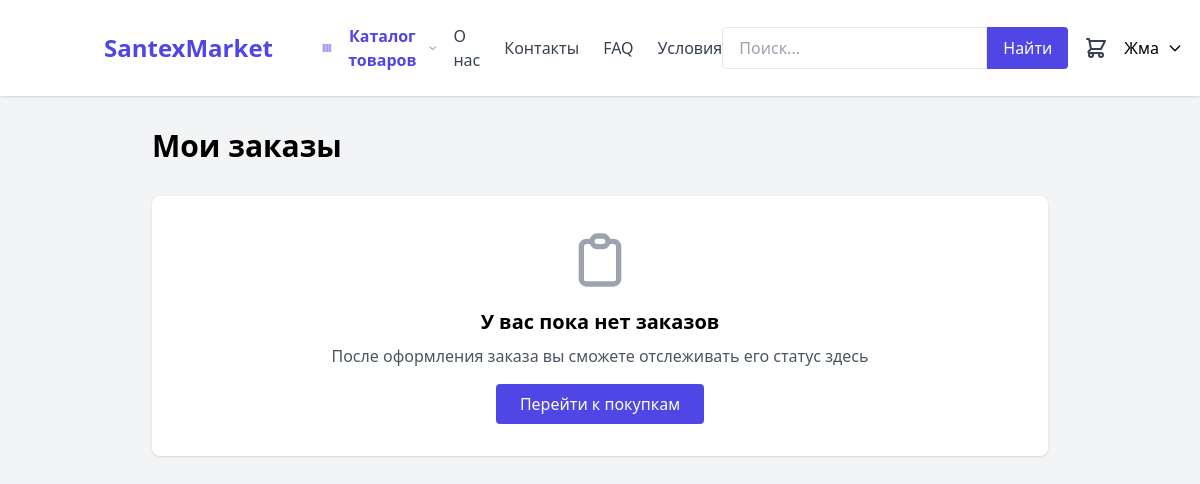
/orders.php (signed in), run on an earlier commit of the app's database.
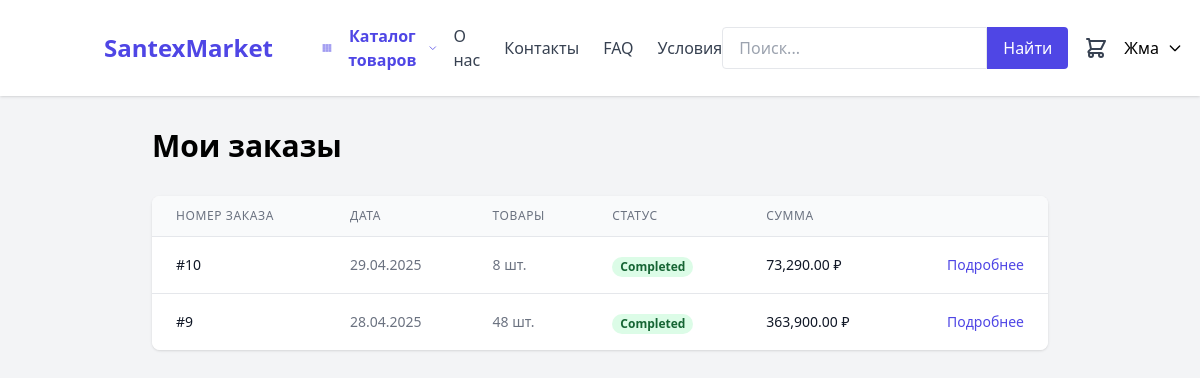
And on a later commit of the database.
### tables this page shows
CREATE TABLE `orders` (
  `order_id` int(11) NOT NULL,
  `user_id` int(11) NOT NULL,
  `total` decimal(10,2) NOT NULL,
  `total_quantity` int(11) NOT NULL,
  `status` enum('processing','completed','cancelled') DEFAULT 'processing',
  `shipping_address` text NOT NULL,
  `payment_method` enum('cash','card') NOT NULL,
  `products` longtext NOT NULL,
  `created_at` timestamp NULL DEFAULT current_timestamp()
);

### includes/functions.php (called while the page is built, shortened)
<?php
require_once __DIR__ . '/../config/database.php';
function getOrderHistory($userId)
{
    global $pdo;
    $stmt = $pdo->prepare("SELECT * FROM orders WHERE user_id = ? ORDER BY created_at DESC");
    $stmt->execute([$userId]);
    return $stmt->fetchAll(PDO::FETCH_ASSOC);
}function getSliderImages()
{
    return [
        'assets/images/slider1.png',
        'assets/images/slider2.png',
        'assets/images/slider3.png',
    ];
}

### orders.php (the view, shortened to what the changed rows need)
<?php
require_once __DIR__ . '/includes/functions.php';
require_once __DIR__ . '/includes/header.php';
$orders = getOrderHistory($_SESSION['user_id']);
?>
<div class="max-w-4xl mx-auto">
    <h1 class="text-3xl font-bold mb-8">Мои заказы</h1>
    <?php if (isset($_GET['order_id'])): ?>
        <?php
        global $pdo;
        $stmt = $pdo->prepare("SELECT * FROM orders WHERE order_id = ? AND user_id = ?");
        $stmt->execute([$_GET['order_id'], $_SESSION['user_id']]);
        $order = $stmt->fetch(PDO::FETCH_ASSOC);
        if ($order):
            $items = json_decode($order['products'], true);
        ?>
            <div class="bg-white rounded-lg shadow p-6 mb-8">
                <div class="flex justify-between items-start mb-6">
                    <div>
                        <h2 class="text-xl font-semibold">Заказ #<?= $order['order_id'] ?></h2>
                        <p class="text-gray-600"><?= date('d.m.Y H:i', strtotime($order['created_at'])) ?></p>
                    </div>
                    <span class="px-3 py-1 bg-indigo-100 text-indigo-800 rounded-full text-sm">
                        <?= ucfirst($order['status']) ?>
                    </span>
                </div>
                <div class="mb-6">
                    <h3 class="font-medium mb-2">Адрес доставки</h3>
                    <p><?= htmlspecialchars($order['shipping_address']) ?></p>
                </div>
                <div class="mb-6">
                    <h3 class="font-medium mb-2">Способ оплаты</h3>
                    <p><?= $order['payment_method'] === 'cash' ? 'Наличными при получении' : 'Банковской картой' ?></p>
                </div>
                <div class="border-t pt-4 mb-6">
                    <h3 class="font-medium mb-4">Товары</h3>
                    <ul class="divide-y divide-gray-200">
                        <?php foreach ($items as $item): ?>
                            <li class="py-4 flex">
                                <div class="flex-shrink-0 h-16 w-16">
                                    <img class="h-16 w-16 rounded object-cover" src="<?= htmlspecialchars($item['image']) ?>" alt="<?= htmlspecialchars($item['name']) ?>">
                                </div>
                                <div class="ml-4 flex-grow">
                                    <div class="flex justify-between">
                                        <div>
                                            <h4 class="text-gray-900"><?= htmlspecialchars($item['name']) ?></h4>
                                            <p class="text-gray-600 text-sm">× <?= $item['quantity'] ?></p>
                                        </div>
                                        <p class="text-gray-900"><?= number_format($item['price'] * $item['quantity'], 2) ?> ₽</p>
                                    </div>
                                </div>
                            </li>
                        <?php endforeach; ?>
                    </ul>
                </div>
                <div class="border-t pt-4">
                    <div class="flex justify-between font-bold text-lg">
                        <span>Итого:</span>
                        <span><?= number_format($order['total'], 2) ?> ₽</span>
                    </div>
                </div>
            </div>
            <a href="/orders.php" class="inline-block bg-gray-200 text-gray-800 px-4 py-2 rounded hover:bg-gray-300 mb-8">
                ← Вернуться к списку заказов
            </a>
        <?php else: ?>
            <div class="bg-white rounded-lg shadow p-6 text-center">
                <h2 class="text-xl font-semibold mb-2">Заказ не найден</h2>
                <a href="/orders.php" class="inline-block bg-indigo-600 text-white px-6 py-2 rounded hover:bg-indigo-700 mt-4">
                    Вернуться к списку заказов
                </a>
            </div>
        <?php endif; ?>
    <?php elseif (empty($orders)): ?>
        <div class="bg-white rounded-lg shadow p-8 text-center">
            <h2 class="text-xl font-semibold mb-2">У вас пока нет заказов</h2>
            <p class="text-gray-600 mb-4">После оформления заказа вы сможете отслеживать его статус здесь</p>
            <a href="/products.php" class="inline-block bg-indigo-600 text-white px-6 py-2 rounded hover:bg-indigo-700">Перейти к покупкам</a>
        </div>
    <?php else: ?>
        <div class="bg-white rounded-lg shadow overflow-hidden">
            <table class="min-w-full divide-y divide-gray-200">
                <thead class="bg-gray-50">
                    <tr>
                        <th class="px-6 py-3 text-left text-xs font-medium text-gray-500 uppercase tracking-wider">Номер заказа</th>
                        <th class="px-6 py-3 text-left text-xs font-medium text-gray-500 uppercase tracking-wider">Дата</th>
                        <th class="px-6 py-3 text-left text-xs font-medium text-gray-500 uppercase tracking-wider">Товары</th>
                        <th class="px-6 py-3 text-left text-xs font-medium text-gray-500 uppercase tracking-wider">Статус</th>
                        <th class="px-6 py-3 text-left text-xs font-medium text-gray-500 uppercase tracking-wider">Сумма</th>
                        <th class="px-6 py-3 text-left text-xs font-medium text-gray-500 uppercase tracking-wider"></th>
                    </tr>
                </thead>
                <tbody class="bg-white divide-y divide-gray-200">
                    <?php foreach ($orders as $order):
                        $items = json_decode($order['products'], true);
                        $totalQuantity = array_sum(array_column($items, 'quantity'));
                    ?>
                        <tr>
                            <td class="px-6 py-4 whitespace-nowrap text-sm font-medium text-gray-900">
                                #<?= $order['order_id'] ?>
                            </td>
                            <td class="px-6 py-4 whitespace-nowrap text-sm text-gray-500">
                                <?= date('d.m.Y', strtotime($order['created_at'])) ?>
                            </td>
                            <td class="px-6 py-4 whitespace-nowrap text-sm text-gray-500">
                                <?= $totalQuantity ?> шт.
                            </td>
                            <td class="px-6 py-4 whitespace-nowrap">
                                <span class="px-2 inline-flex text-xs leading-5 font-semibold rounded-full
                                    <?= $order['status'] === 'completed' ? 'bg-green-100 text-green-800' :
                                       ($order['status'] === 'cancelled' ? 'bg-red-100 text-red-800' : 'bg-indigo-100 text-indigo-800') ?>">
                                    <?= ucfirst($order['status']) ?>
                                </span>
                            </td>
                            <td class="px-6 py-4 whitespace-nowrap text-sm font-medium text-gray-900">
                                <?= number_format($order['total'], 2) ?> ₽
                            </td>
                            <td class="px-6 py-4 whitespace-nowrap text-right text-sm font-medium">
                                <a href="/orders.php?order_id=<?= $order['order_id'] ?>" class="text-indigo-600 hover:text-indigo-900">Подробнее</a>
                            </td>
                        </tr>
                    <?php endforeach; ?>
                </tbody>
            </table>
        </div>
    <?php endif; ?>
</div>

What changed in the data, as far as the page shows it:
added orders: order_id "10", created_at "29.04.2025", products "8", status "Completed", total "73,290.00"
added orders: order_id "9", created_at "28.04.2025", products "48", status "Completed", total "363,900.00"
Also different on the page:
text no longer shown: "У вас пока нет заказов После оформления заказа вы сможете отслеживать его статус здесь Перейти к покупкам"
text now shown: "НОМЕР ЗАКАЗА ДАТА ТОВАРЫ СТАТУС СУММА"
